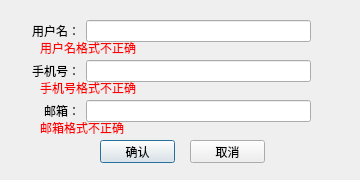
<?xml version="1.0" encoding="UTF-8"?>
<ui version="4.0">
 <class>Window</class>
 <widget class="QDialog" name="Window">
  <property name="geometry">
   <rect>
    <x>0</x>
    <y>0</y>
    <width>360</width>
    <height>180</height>
   </rect>
  </property>
  <property name="minimumSize">
   <size>
    <width>360</width>
    <height>180</height>
   </size>
  </property>
  <property name="maximumSize">
   <size>
    <width>360</width>
    <height>180</height>
   </size>
  </property>
  <property name="windowTitle">
   <string>Window</string>
  </property>
  <widget class="QPushButton" name="btOk">
   <property name="geometry">
    <rect>
     <x>100</x>
     <y>140</y>
     <width>75</width>
     <height>23</height>
    </rect>
   </property>
   <property name="text">
    <string>确认</string>
   </property>
  </widget>
  <widget class="QPushButton" name="btCancel">
   <property name="geometry">
    <rect>
     <x>190</x>
     <y>140</y>
     <width>75</width>
     <height>23</height>
    </rect>
   </property>
   <property name="text">
    <string>取消</string>
   </property>
  </widget>
  <widget class="QLabel" name="lbHintUserName">
   <property name="geometry">
    <rect>
     <x>40</x>
     <y>40</y>
     <width>100</width>
     <height>16</height>
    </rect>
   </property>
   <property name="minimumSize">
    <size>
     <width>100</width>
     <height>0</height>
    </size>
   </property>
   <property name="styleSheet">
    <string notr="true">color: rgb(255, 0, 0);</string>
   </property>
   <property name="text">
    <string>用户名格式不正确</string>
   </property>
   <property name="textInteractionFlags">
    <set>Qt::NoTextInteraction</set>
   </property>
  </widget>
  <widget class="QLabel" name="lbHintMail">
   <property name="geometry">
    <rect>
     <x>40</x>
     <y>120</y>
     <width>100</width>
     <height>16</height>
    </rect>
   </property>
   <property name="minimumSize">
    <size>
     <width>100</width>
     <height>0</height>
    </size>
   </property>
   <property name="styleSheet">
    <string notr="true">color: rgb(255, 0, 0);</string>
   </property>
   <property name="text">
    <string>邮箱格式不正确</string>
   </property>
  </widget>
  <widget class="QWidget" name="layoutWidget">
   <property name="geometry">
    <rect>
     <x>30</x>
     <y>60</y>
     <width>281</width>
     <height>22</height>
    </rect>
   </property>
   <layout class="QHBoxLayout" name="horizontalLayout_3">
    <item>
     <widget class="QLabel" name="lbPhoneNumber">
      <property name="minimumSize">
       <size>
        <width>50</width>
        <height>0</height>
       </size>
      </property>
      <property name="text">
       <string>手机号：</string>
      </property>
      <property name="alignment">
       <set>Qt::AlignRight|Qt::AlignTrailing|Qt::AlignVCenter</set>
      </property>
     </widget>
    </item>
    <item>
     <widget class="QLineEdit" name="lePhoneNumber"/>
    </item>
   </layout>
  </widget>
  <widget class="QLabel" name="lbHintPhoneNumber">
   <property name="geometry">
    <rect>
     <x>40</x>
     <y>80</y>
     <width>100</width>
     <height>16</height>
    </rect>
   </property>
   <property name="minimumSize">
    <size>
     <width>100</width>
     <height>0</height>
    </size>
   </property>
   <property name="styleSheet">
    <string notr="true">color: rgb(255, 0, 0);</string>
   </property>
   <property name="text">
    <string>手机号格式不正确</string>
   </property>
  </widget>
  <widget class="QWidget" name="layoutWidget">
   <property name="geometry">
    <rect>
     <x>30</x>
     <y>20</y>
     <width>281</width>
     <height>22</height>
    </rect>
   </property>
   <layout class="QHBoxLayout" name="horizontalLayout">
    <item>
     <widget class="QLabel" name="lbUserName">
      <property name="minimumSize">
       <size>
        <width>50</width>
        <height>0</height>
       </size>
      </property>
      <property name="text">
       <string>用户名：</string>
      </property>
      <property name="alignment">
       <set>Qt::AlignRight|Qt::AlignTrailing|Qt::AlignVCenter</set>
      </property>
     </widget>
    </item>
    <item>
     <widget class="QLineEdit" name="leUserName"/>
    </item>
   </layout>
  </widget>
  <widget class="QWidget" name="layoutWidget">
   <property name="geometry">
    <rect>
     <x>30</x>
     <y>100</y>
     <width>281</width>
     <height>22</height>
    </rect>
   </property>
   <layout class="QHBoxLayout" name="horizontalLayout_2">
    <item>
     <widget class="QLabel" name="lbMail">
      <property name="minimumSize">
       <size>
        <width>50</width>
        <height>0</height>
       </size>
      </property>
      <property name="text">
       <string>邮箱：</string>
      </property>
      <property name="alignment">
       <set>Qt::AlignRight|Qt::AlignTrailing|Qt::AlignVCenter</set>
      </property>
     </widget>
    </item>
    <item>
     <widget class="QLineEdit" name="leMail"/>
    </item>
   </layout>
  </widget>
 </widget>
 <resources/>
 <connections/>
</ui>
